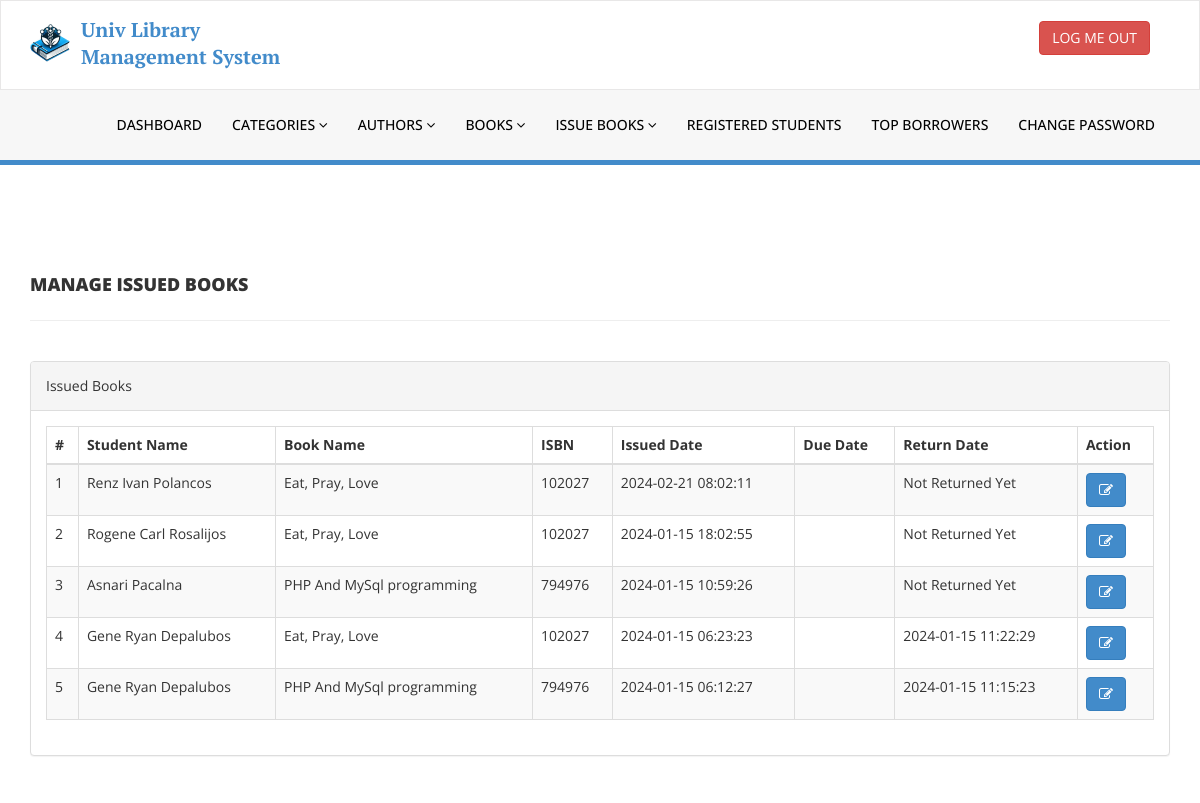
The page /library/admin/manage-issued-books.php (signed in) on the database as committed earlier.
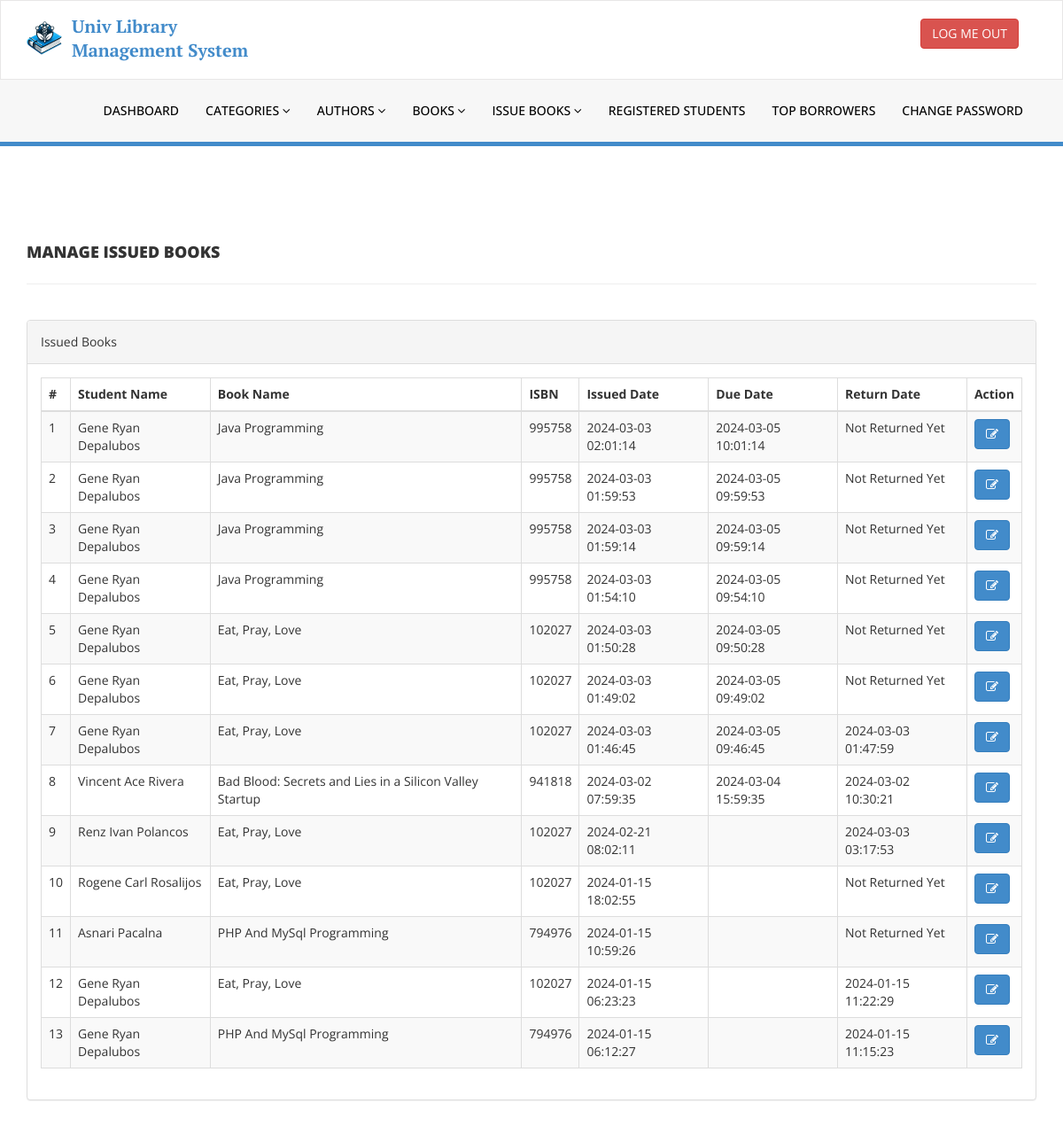
The same page on the database as committed later.
### tables this page shows
CREATE TABLE `tblissuedbookdetails` (
  `id` int(11) NOT NULL,
  `BookId` int(11) DEFAULT NULL,
  `StudentID` varchar(150) DEFAULT NULL,
  `IssuesDate` timestamp NULL DEFAULT current_timestamp(),
  `DueDate` datetime DEFAULT NULL,
  `ReturnDate` timestamp NULL DEFAULT NULL ON UPDATE current_timestamp(),
  `RetrunStatus` int(1) DEFAULT 0,
  `fine` int(11) DEFAULT NULL
);

CREATE TABLE `tblstudents` (
  `id` int(11) NOT NULL,
  `StudentId` varchar(100) DEFAULT NULL,
  `FullName` varchar(120) DEFAULT NULL,
  `EmailId` varchar(120) DEFAULT NULL,
  `MobileNumber` char(11) DEFAULT NULL,
  `Password` varchar(120) DEFAULT NULL,
  `Status` int(1) DEFAULT NULL,
  `RegDate` timestamp NULL DEFAULT current_timestamp(),
  `UpdationDate` timestamp NULL DEFAULT NULL ON UPDATE current_timestamp()
);

CREATE TABLE `tblbooks` (
  `id` int(11) NOT NULL,
  `BookName` varchar(255) DEFAULT NULL,
  `CatId` int(11) DEFAULT NULL,
  `AuthorId` int(11) DEFAULT NULL,
  `ISBNNumber` int(11) DEFAULT NULL,
  `BookPrice` int(11) DEFAULT NULL,
  `RegDate` timestamp NULL DEFAULT current_timestamp(),
  `UpdationDate` timestamp NULL DEFAULT NULL ON UPDATE current_timestamp(),
  `status` int(11) DEFAULT 1
);

### library/admin/manage-issued-books.php (the view, shortened to what the changed rows need)
<?php
include('includes/config.php');
if (strlen($_SESSION['alogin']) == 0) {
    header('location:index.php');
} else {
?>
    <!DOCTYPE html>
    <html xmlns="http://www.w3.org/1999/xhtml">
    <head>
        <link href="assets/css/bootstrap.css" rel="stylesheet" />
        <link href="assets/css/font-awesome.css" rel="stylesheet" />
        <link href="assets/js/dataTables/dataTables.bootstrap.css" rel="stylesheet" />
        <link href="assets/css/style.css" rel="stylesheet" />
    </head>
    <body>
        <div class="content-wrapper">
            <div class="container">
                <div class="row">
                    <div class="col-md-12">
                        <div class="panel panel-default">
                            <div class="panel-body">
                                <div class="table-responsive">
                                    <table class="table table-striped table-bordered table-hover" id="dataTables-example">
                                        <thead>
                                            <tr>
                                                <th>#</th>
                                                <th>Student Name</th>
                                                <th>Book Name</th>
                                                <th>ISBN </th>
                                                <th>Issued Date</th>
                                                <th>Due Date</th>
                                                <th>Return Date</th>
                                                <th>Action</th>
                                            </tr>
                                        </thead>
                                        <tbody>
                                            <?php $sql = "
                                                    SELECT
                                                        tblstudents.FullName,
                                                        tblbooks.BookName,
                                                        tblbooks.ISBNNumber,
                                                        tblissuedbookdetails.IssuesDate,
                                                        tblissuedbookdetails.DueDate,
                                                        tblissuedbookdetails.ReturnDate,
                                                        tblissuedbookdetails.id AS rid
                                                    FROM tblissuedbookdetails
                                                    JOIN tblstudents ON tblstudents.StudentId=tblissuedbookdetails.StudentId
                                                    JOIN tblbooks ON tblbooks.id=tblissuedbookdetails.BookId
                                                    ORDER BY tblissuedbookdetails.id DESC";
                                            $query = $dbh->prepare($sql);
                                            $query->execute();
                                            $results = $query->fetchAll(PDO::FETCH_OBJ);
                                            $cnt = 1;
                                            if ($query->rowCount() > 0) {
                                                foreach ($results as $result) {               ?>
                                                    <tr class="odd gradeX">
                                                        <td class="center"><?php echo htmlentities($cnt); ?></td>
                                                        <td class="center"><?php echo htmlentities($result->FullName); ?></td>
                                                        <td class="center"><?php echo htmlentities($result->BookName); ?></td>
                                                        <td class="center"><?php echo htmlentities($result->ISBNNumber); ?></td>
                                                        <td class="center"><?php echo htmlentities($result->IssuesDate); ?></td>
                                                        <td class="center"><?php echo htmlentities($result->DueDate); ?></td>
                                                        <td class="center"><?php if ($result->ReturnDate == "") {
                                                                                echo htmlentities("Not Returned Yet");
                                                                            } else {
                                                                                echo htmlentities($result->ReturnDate);
                                                                            }
                                                                            ?></td>
                                                        <td class="center">
                                                            <a href="update-issue-bookdeails.php?rid=<?php echo htmlentities($result->rid); ?>"><button class="btn btn-primary"><i class="fa fa-edit"></i></button>
                                                        </td>
                                                    </tr>
                                            <?php $cnt = $cnt + 1;
                                                }
                                            } ?>
                                        </tbody>
                                    </table>
                                </div>
                            </div>
                        </div>
                    </div>
                </div>
            </div>
        </div>
    </body>
    </html>
<?php } ?>

Rows that differ between the two databases and show on the page:
added tblissuedbookdetails: tblstudents.FullName "Gene Ryan Depalubos", BookId.BookName "Java Programming", BookId.ISBNNumber "995758", IssuesDate "2024-03-03 02:01:14", DueDate "2024-03-05 10:01:14"
added tblissuedbookdetails: tblstudents.FullName "Gene Ryan Depalubos", BookId.BookName "Java Programming", BookId.ISBNNumber "995758", IssuesDate "2024-03-03 01:59:53", DueDate "2024-03-05 09:59:53"
added tblissuedbookdetails: tblstudents.FullName "Gene Ryan Depalubos", BookId.BookName "Java Programming", BookId.ISBNNumber "995758", IssuesDate "2024-03-03 01:59:14", DueDate "2024-03-05 09:59:14"
added tblissuedbookdetails: tblstudents.FullName "Gene Ryan Depalubos", BookId.BookName "Java Programming", BookId.ISBNNumber "995758", IssuesDate "2024-03-03 01:54:10", DueDate "2024-03-05 09:54:10"
added tblissuedbookdetails: tblstudents.FullName "Gene Ryan Depalubos", BookId.BookName "Eat, Pray, Love", BookId.ISBNNumber "102027", IssuesDate "2024-03-03 01:50:28", DueDate "2024-03-05 09:50:28"
added tblissuedbookdetails: tblstudents.FullName "Gene Ryan Depalubos", BookId.BookName "Eat, Pray, Love", BookId.ISBNNumber "102027", IssuesDate "2024-03-03 01:49:02", DueDate "2024-03-05 09:49:02"
added tblissuedbookdetails: tblstudents.FullName "Gene Ryan Depalubos", BookId.BookName "Eat, Pray, Love", BookId.ISBNNumber "102027", IssuesDate "2024-03-03 01:46:45", DueDate "2024-03-05 09:46:45", ReturnDate "2024-03-03 01:47:59"
added tblissuedbookdetails: tblstudents.FullName "Vincent Ace Rivera", BookId.BookName "Bad Blood: Secrets and Lies in a Silicon Valley Startup", BookId.ISBNNumber "941818", IssuesDate "2024-03-02 07:59:35", DueDate "2024-03-04 15:59:35", ReturnDate "2024-03-02 10:30:21"
changed tblissuedbookdetails "Renz Ivan Polancos": ReturnDate (not shown) → "2024-03-03 03:17:53"
changed through a linked row, tblissuedbookdetails "Asnari Pacalna": BookId.BookName "PHP And MySql programming" → "PHP And MySql Programming"
changed through a linked row, tblissuedbookdetails (number 13 of 13 on the later page): BookId.BookName "PHP And MySql programming" → "PHP And MySql Programming"
